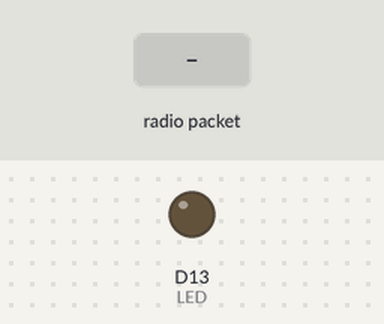
This sketch was run on a simulated Arduino Zero (SAMD21). Parts: output pins drawn as LEDs (lit = HIGH). The test bench sets the inputs (shaded band). No radio packets arrive unless stated; what the sketch prints to the serial monitor is not drawn.

Above: at 2.2 s.
2.3 s: radio packet "1" arrives
At 2.9 s:
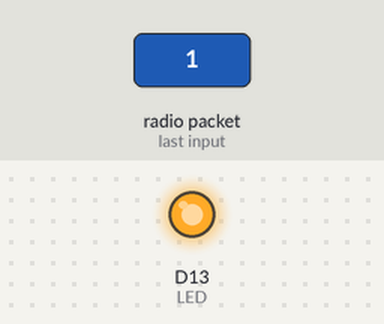
3.8 s: radio packet "0" arrives
At 5.05 s:
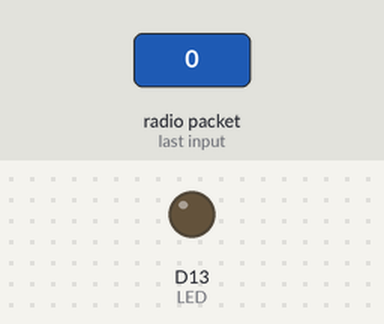
5.3 s: radio packet "2" arrives
At 6.1 s:
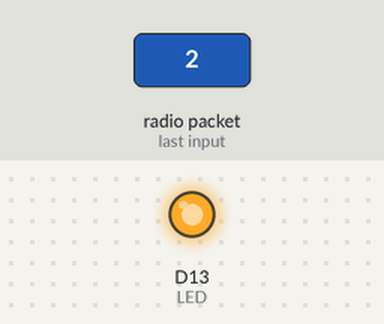
Timing chart, 0 to 8.3 s (numbered marks = the images above; inputs shaded):
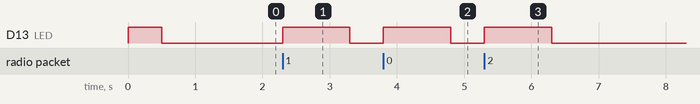

Measured:
- after the input at 2.3 s, D13 (LED): LOW → HIGH at once, → LOW 1.0 s later
- after the input at 3.8 s, D13 (LED): LOW → HIGH at once, → LOW 1.0 s later
- after the input at 5.3 s, D13 (LED): LOW → HIGH at once, → LOW 1.0 s later

The sketch:

LoraReceiveExample.ino
```cpp
/*
 Both the TX and RX ProRF boards will need a wire antenna. We recommend a 3" pie
ce of wire.
 This example is a modified version of the example provided by the Radio Head
 Library which can be found here:
 www.github.com/PaulStoffregen/RadioHeadd
*/
#include <SPI.h>
//Radio Head Library:
#include <RH_RF95.h>
// We need to provide the RFM95 module's chip select and interrupt pins to the
// rf95 instance below.On the SparkFun ProRF those pins are 12 and 6 respectively.
RH_RF95 rf95(12, 6);
int LED = 13; //Status LED is on pin 13
int packetCounter = 0; //Counts the number of packets sent
long timeSinceLastPacket = 0; //Tracks the time stamp of last packet received
// The broadcast frequency is set to 921.2, but the SADM21 ProRf operates
// anywhere in the range of 902-928MHz in the Americas.
// Europe operates in the frequencies 863-870, center frequency at 868MHz.
// This works but it is unknown how well the radio configures to this frequency:
float frequency = 906; //Broadcast frequency
void setup()
{
 pinMode(LED, OUTPUT);
 SerialUSB.begin(9600);
 // It may be difficult to read serial messages on startup. The following line
 // will wait for serial to be ready before continuing. Comment out if not needed.
// while (!SerialUSB);
 SerialUSB.println("RFM Client!");
 //Initialize the Radio.
 if (rf95.init() == false) {
 SerialUSB.println("Radio Init Failed - Freezing");
 while (1);
 }
 else {
 //An LED inidicator to let us know radio initialization has completed.
 SerialUSB.println("Receiver up!");
 digitalWrite(LED, HIGH);
 delay(500);
 digitalWrite(LED, LOW);
 delay(500);
 }
 // Set frequency
 rf95.setFrequency(frequency);
 // Transmitter power can range from 14-20dbm.
 rf95.setTxPower(14, true);
}
void loop()
{
 if (rf95.available()){
 // Should be a message for us now
 uint8_t buf[RH_RF95_MAX_MESSAGE_LEN];
 uint8_t len = sizeof(buf);
 if (rf95.recv(buf, &len)){
 digitalWrite(LED, HIGH); //Turn on status LED
 timeSinceLastPacket = millis(); //Timestamp this packet
 SerialUSB.print("Got message: ");
 SerialUSB.print((char*)buf);
 SerialUSB.print(" RSSI: ");
 SerialUSB.print(rf95.lastRssi(), DEC);
 SerialUSB.println();
// // Send a reply
// uint8_t toSend[] = "Hello Back!";
// rf95.send(toSend, sizeof(toSend));
// rf95.waitPacketSent();
// SerialUSB.println("Sent a reply");
// digitalWrite(LED, LOW); //Turn off status LED
 }
 else
 SerialUSB.println("Recieve failed");
 }
 //Turn off status LED if we haven't received a packet after 1s
 if(millis() - timeSinceLastPacket > 1000){
 digitalWrite(LED, LOW); //Turn off status LED
 timeSinceLastPacket = millis(); //Don't write LED but every 1s
 }
}
```
